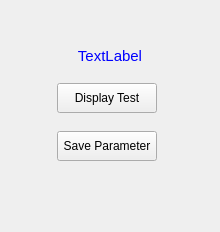
  <widget class="QWizardPage" name="wizardPage_pageComplete">
   <layout class="QGridLayout" name="gridLayout_pageComplete" rowstretch="3,1,1,1,1,1,5">
    <item row="3" column="1">
     <widget class="QPushButton" name="pushButton_pageCompleteTest">
      <property name="minimumSize">
       <size>
        <width>100</width>
        <height>30</height>
       </size>
      </property>
      <property name="text">
       <string>Display Test</string>
      </property>
     </widget>
    </item>
    <item row="6" column="1">
     <spacer name="verticalSpacer_18">
      <property name="orientation">
       <enum>Qt::Vertical</enum>
      </property>
      <property name="sizeHint" stdset="0">
       <size>
        <width>20</width>
        <height>40</height>
       </size>
      </property>
     </spacer>
    </item>
    <item row="5" column="1">
     <widget class="QPushButton" name="pushButton_pageCompleteSava">
      <property name="minimumSize">
       <size>
        <width>100</width>
        <height>30</height>
       </size>
      </property>
      <property name="text">
       <string>Save Parameter</string>
      </property>
     </widget>
    </item>
    <item row="1" column="0" colspan="4">
     <widget class="QLabel" name="label_pageCompleteHint">
      <property name="palette">
       <palette>
        <active>
         <colorrole role="WindowText">
          <brush brushstyle="SolidPattern">
           <color alpha="255">
            <red>0</red>
            <green>0</green>
            <blue>255</blue>
           </color>
          </brush>
         </colorrole>
        </active>
        <inactive>
         <colorrole role="WindowText">
          <brush brushstyle="SolidPattern">
           <color alpha="255">
            <red>0</red>
            <green>0</green>
            <blue>255</blue>
           </color>
          </brush>
         </colorrole>
        </inactive>
        <disabled>
         <colorrole role="WindowText">
          <brush brushstyle="SolidPattern">
           <color alpha="255">
            <red>120</red>
            <green>120</green>
            <blue>120</blue>
           </color>
          </brush>
         </colorrole>
        </disabled>
       </palette>
      </property>
      <property name="font">
       <font>
        <family>Arial</family>
        <pointsize>11</pointsize>
       </font>
      </property>
      <property name="text">
       <string>TextLabel</string>
      </property>
      <property name="alignment">
       <set>Qt::AlignCenter</set>
      </property>
     </widget>
    </item>
    <item row="2" column="1">
     <spacer name="verticalSpacer_20">
      <property name="orientation">
       <enum>Qt::Vertical</enum>
      </property>
      <property name="sizeType">
       <enum>QSizePolicy::Expanding</enum>
      </property>
      <property name="sizeHint" stdset="0">
       <size>
        <width>20</width>
        <height>20</height>
       </size>
      </property>
     </spacer>
    </item>
    <item row="5" column="3">
     <spacer name="horizontalSpacer_20">
      <property name="orientation">
       <enum>Qt::Horizontal</enum>
      </property>
      <property name="sizeHint" stdset="0">
       <size>
        <width>40</width>
        <height>20</height>
       </size>
      </property>
     </spacer>
    </item>
    <item row="5" column="0">
     <spacer name="horizontalSpacer_19">
      <property name="orientation">
       <enum>Qt::Horizontal</enum>
      </property>
      <property name="sizeHint" stdset="0">
       <size>
        <width>40</width>
        <height>20</height>
       </size>
      </property>
     </spacer>
    </item>
    <item row="4" column="1">
     <spacer name="verticalSpacer_19">
      <property name="orientation">
       <enum>Qt::Vertical</enum>
      </property>
      <property name="sizeType">
       <enum>QSizePolicy::Expanding</enum>
      </property>
      <property name="sizeHint" stdset="0">
       <size>
        <width>20</width>
        <height>20</height>
       </size>
      </property>
     </spacer>
    </item>
    <item row="0" column="1">
     <spacer name="verticalSpacer_17">
      <property name="orientation">
       <enum>Qt::Vertical</enum>
      </property>
      <property name="sizeHint" stdset="0">
       <size>
        <width>20</width>
        <height>40</height>
       </size>
      </property>
     </spacer>
    </item>
   </layout>
  </widget>
